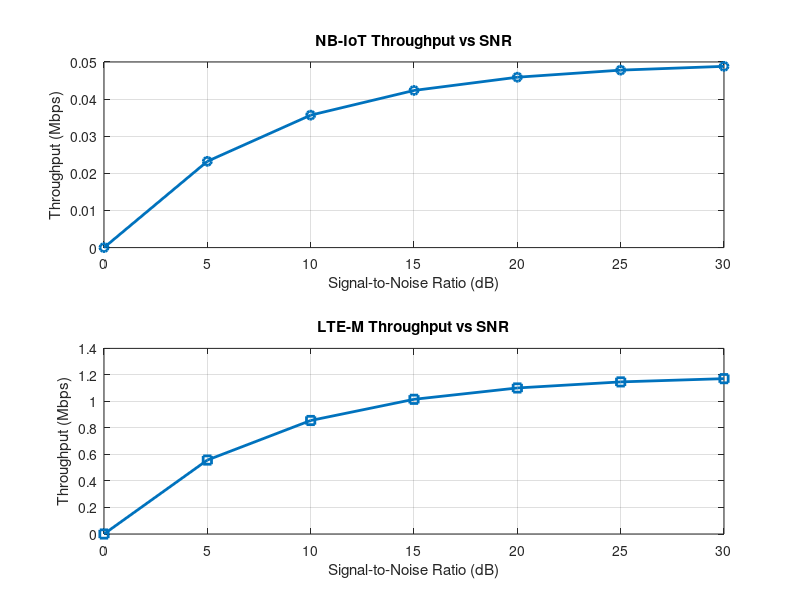
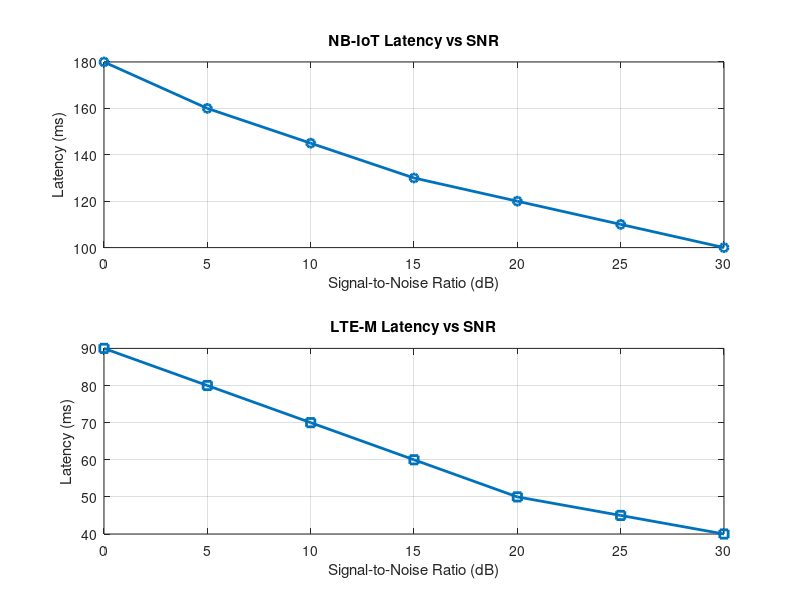
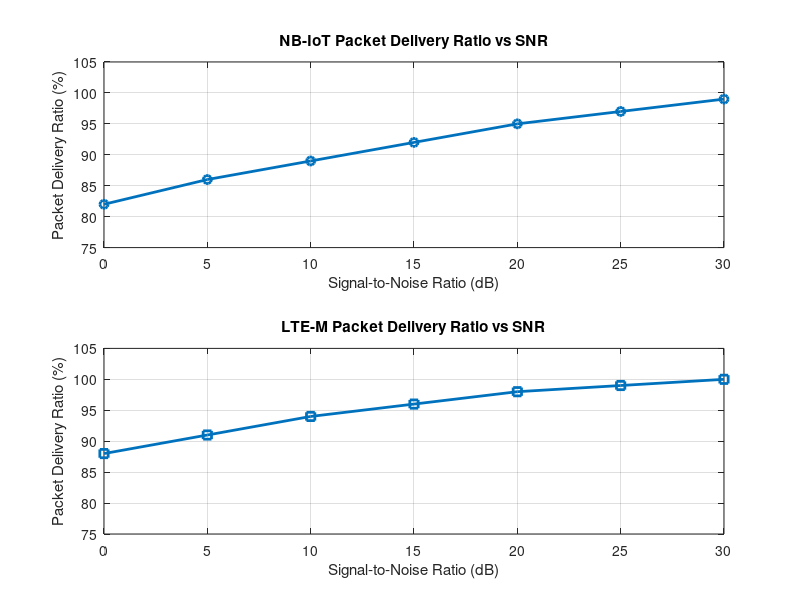

These charts were generated, in order, by the following MATLAB code:
clc;
clear;
close all;

%% =========================================================
% NB-IoT vs LTE-M Performance Analysis
% Parameters:
% 1. Throughput
% 2. Latency
% 3. Packet Delivery Ratio
% =========================================================

%% Common SNR Values

SNR = 0:5:30;

%% =========================================================
% Create Output Folder
% =========================================================

scriptPath = fileparts(mfilename('fullpath'));

if isempty(scriptPath)
    scriptPath = pwd;
end

outputFolder = fullfile(scriptPath,...
    'NB_IoT_LTE_M_Output');

if ~exist(outputFolder,'dir')
    mkdir(outputFolder);
end

%% =========================================================
% OBJECTIVE 1 : Throughput vs SNR
% =========================================================

% Simulated Throughput (Mbps)

NB_IoT_Throughput = ...
    0.05*(1-exp(-SNR/8));

LTE_M_Throughput = ...
    1.2*(1-exp(-SNR/8));

%% Display Throughput Results

disp(' ');
disp('==============================================');
disp('OBJECTIVE 1 - THROUGHPUT');
disp('==============================================');

disp('SNR (dB)   NB-IoT (Mbps)   LTE-M (Mbps)');

disp([SNR' NB_IoT_Throughput' LTE_M_Throughput']);

%% Figure 1

figure1 = figure;

subplot(2,1,1)

plot(SNR,NB_IoT_Throughput,...
    '-o','LineWidth',2);

title('NB-IoT Throughput vs SNR');

xlabel('Signal-to-Noise Ratio (dB)');
ylabel('Throughput (Mbps)');

grid on;

subplot(2,1,2)

plot(SNR,LTE_M_Throughput,...
    '-s','LineWidth',2);

title('LTE-M Throughput vs SNR');

xlabel('Signal-to-Noise Ratio (dB)');
ylabel('Throughput (Mbps)');

grid on;

%% Save Figure 1

exportgraphics(figure1,...
    fullfile(outputFolder,...
    'Objective1_Throughput_vs_SNR.png'),...
    'Resolution',300);


%% =========================================================
% OBJECTIVE 2 : Latency vs SNR
% =========================================================

NB_IoT_Latency = ...
    [180 160 145 130 120 110 100];

LTE_M_Latency = ...
    [90 80 70 60 50 45 40];

%% Display Latency Results

disp(' ');
disp('==============================================');
disp('OBJECTIVE 2 - LATENCY');
disp('==============================================');

disp('SNR (dB)   NB-IoT Latency (ms)   LTE-M Latency (ms)');

disp([SNR' NB_IoT_Latency' LTE_M_Latency']);

%% Figure 2

figure2 = figure;

subplot(2,1,1)

plot(SNR,NB_IoT_Latency,...
    '-o','LineWidth',2);

title('NB-IoT Latency vs SNR');

xlabel('Signal-to-Noise Ratio (dB)');
ylabel('Latency (ms)');

grid on;

subplot(2,1,2)

plot(SNR,LTE_M_Latency,...
    '-s','LineWidth',2);

title('LTE-M Latency vs SNR');

xlabel('Signal-to-Noise Ratio (dB)');
ylabel('Latency (ms)');

grid on;

%% Save Figure 2

exportgraphics(figure2,...
    fullfile(outputFolder,...
    'Objective2_Latency_vs_SNR.png'),...
    'Resolution',300);


%% =========================================================
% OBJECTIVE 3 : Packet Delivery Ratio vs SNR
% =========================================================

NB_IoT_PDR = ...
    [82 86 89 92 95 97 99];

LTE_M_PDR = ...
    [88 91 94 96 98 99 100];

%% Display PDR Results

disp(' ');
disp('==============================================');
disp('OBJECTIVE 3 - PACKET DELIVERY RATIO');
disp('==============================================');

disp('SNR (dB)   NB-IoT PDR (%)   LTE-M PDR (%)');

disp([SNR' NB_IoT_PDR' LTE_M_PDR']);

%% Figure 3

figure3 = figure;

subplot(2,1,1)

plot(SNR,NB_IoT_PDR,...
    '-o','LineWidth',2);

title('NB-IoT Packet Delivery Ratio vs SNR');

xlabel('Signal-to-Noise Ratio (dB)');
ylabel('Packet Delivery Ratio (%)');

grid on;

ylim([75 105]);

subplot(2,1,2)

plot(SNR,LTE_M_PDR,...
    '-s','LineWidth',2);

title('LTE-M Packet Delivery Ratio vs SNR');

xlabel('Signal-to-Noise Ratio (dB)');
ylabel('Packet Delivery Ratio (%)');

grid on;

ylim([75 105]);

%% Save Figure 3

exportgraphics(figure3,...
    fullfile(outputFolder,...
    'Objective3_Packet_Delivery_Ratio.png'),...
    'Resolution',300);


%% =========================================================
% Final Display
% =========================================================

disp(' ');
disp('================================================');
disp('       NB-IoT vs LTE-M SIMULATION');
disp('================================================');

disp(' ');
disp('PNG files saved successfully:');

disp('1. Objective1_Throughput_vs_SNR.png');
disp('2. Objective2_Latency_vs_SNR.png');
disp('3. Objective3_Packet_Delivery_Ratio.png');

disp(' ');
disp(['Output folder: ',outputFolder]);

disp(' ');
disp('All three objectives executed successfully.');
